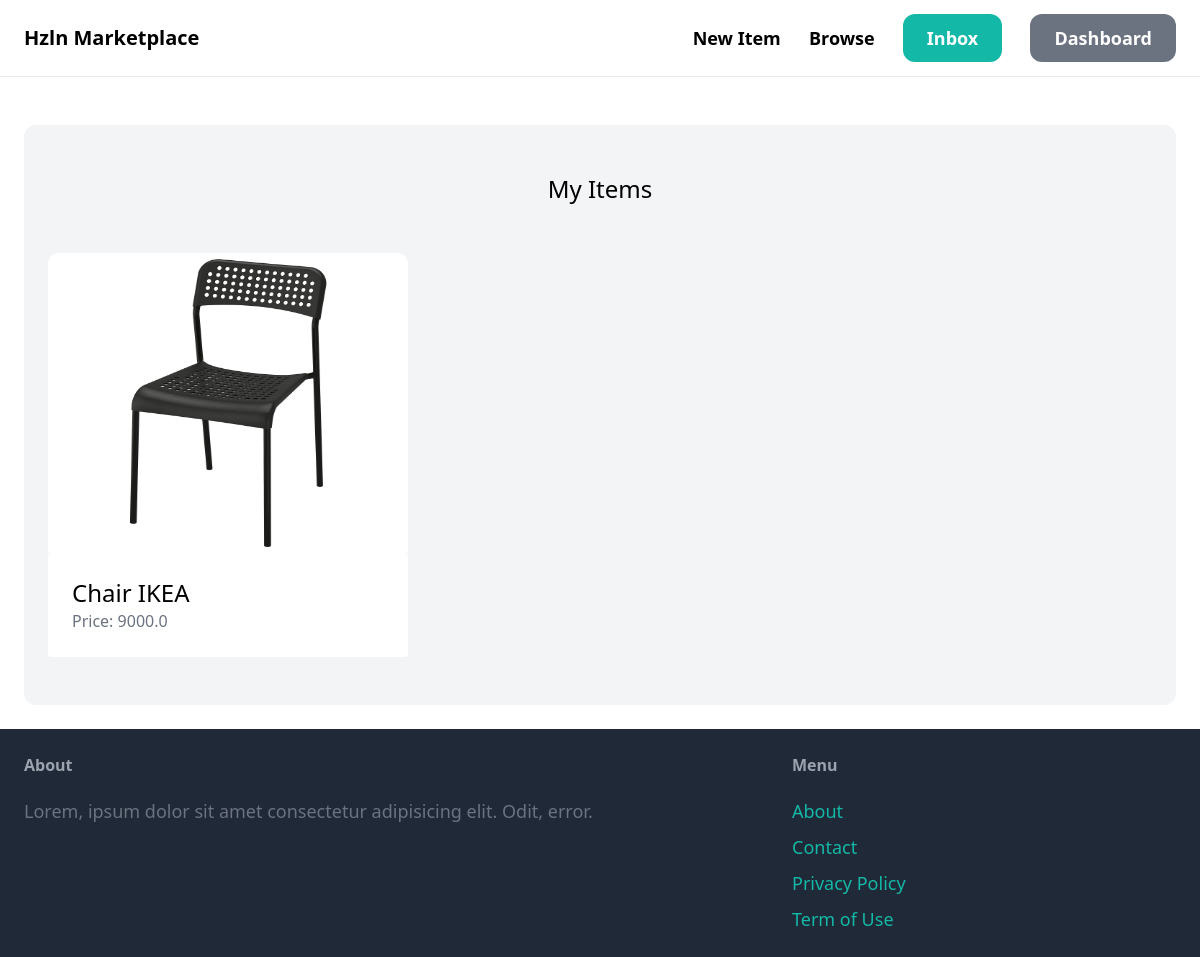
The page /dashboard/ (signed in) on the database as committed earlier.
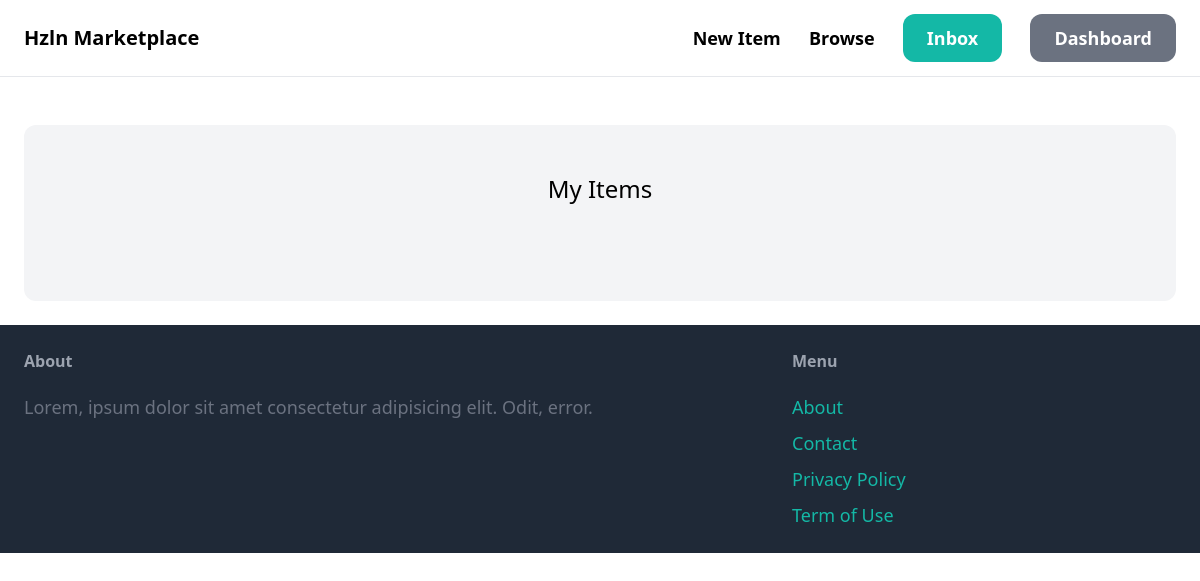
The same page on the database as committed later.
### item/models.py (models this page shows, shortened)
class Item(models.Model):
    category = models.ForeignKey(Category, related_name='items', on_delete=models.CASCADE)
    name = models.CharField(max_length=255)
    description = models.TextField(blank=True, null=True)
    price = models.FloatField()
    image = models.ImageField(upload_to='items_images', blank=True, null=True)
    is_sold = models.BooleanField(default=False)
    created_by = models.ForeignKey(User, related_name='items', on_delete=models.CASCADE)
    created_at = models.DateTimeField(auto_now_add=True)

### dashboard/views.py (the view)
# urls.py: path('', views.index, name='index'),
@login_required
def index(request):
    items = Item.objects.filter(created_by=request.user)
    return render(request, 'dashboard/index.html', {
        'items': items,
    })

### dashboard/templates/dashboard/index.html (shortened to what this page needs)
{% extends 'core/base.html' %}
{% block content %}
<div class="mt-6 px-6 py-12 bg-gray-100 rounded-xl">
    <h2 class="mb-12 text-2xl text-center">
        My Items
    </h2>
    <div class="grid grid-cols-3 gap-3">
        {% for item in items %}
        <div>
            <a href="{% url 'item:detail' item.id %}">
                <div>
                    <img src="{{ item.image.url }}" class="rounded-t-[0.625rem] h-[300px] rounded-b-none w-full">
                </div>
                <div class="p-6 bg-white rounded ">
                    <h2 class="text-2xl">
                        {{ item.name }}
                    </h2>
                    <p class="text-gray-500">
                        Price: {{ item.price }}
                    </p>
                </div>
            </a>
        </div>
        {% endfor %}
    </div>
</div>
{% endblock %}

Rows that differ between the two databases and show on the page:
removed Item: image (picture), name "Chair IKEA", price "9000.0"
